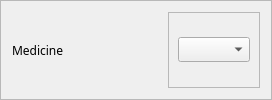
                   <widget class="QFrame" name="frame_105">
                    <property name="frameShape">
                     <enum>QFrame::StyledPanel</enum>
                    </property>
                    <property name="frameShadow">
                     <enum>QFrame::Raised</enum>
                    </property>
                    <layout class="QHBoxLayout" name="horizontalLayout_109">
                     <item>
                      <widget class="QLabel" name="label_56">
                       <property name="minimumSize">
                        <size>
                         <width>150</width>
                         <height>0</height>
                        </size>
                       </property>
                       <property name="font">
                        <font>
                         <family>Moon</family>
                        </font>
                       </property>
                       <property name="text">
                        <string>Medicine</string>
                       </property>
                      </widget>
                     </item>
                     <item>
                      <widget class="QFrame" name="frame_107">
                       <property name="frameShape">
                        <enum>QFrame::StyledPanel</enum>
                       </property>
                       <property name="frameShadow">
                        <enum>QFrame::Raised</enum>
                       </property>
                       <layout class="QHBoxLayout" name="horizontalLayout_110">
                        <property name="topMargin">
                         <number>5</number>
                        </property>
                        <property name="bottomMargin">
                         <number>5</number>
                        </property>
                        <item>
                         <widget class="QComboBox" name="medicineLine">
                          <property name="font">
                           <font>
                            <family>Raleway</family>
                           </font>
                          </property>
                         </widget>
                        </item>
                       </layout>
                      </widget>
                     </item>
                    </layout>
                   </widget>
